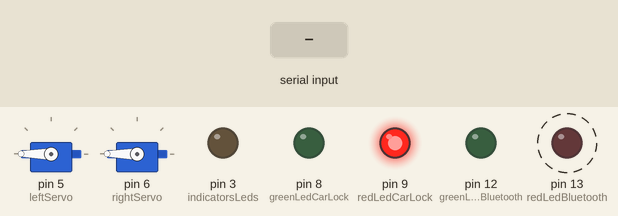
Recording of a sketch running on a simulated Arduino Uno, built with avr-gcc and run on an emulated ATmega328P. Parts: 2 × servo, output pins drawn as LEDs (lit = HIGH). Dashed ring = blinking. Inputs (shaded band) come from the test bench.

Above: at 3.8 s.
3.9 s: "a" received over the second serial link
At 5.0 s:
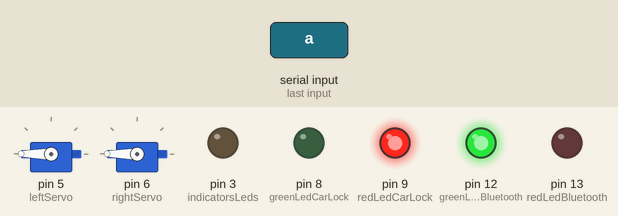
6.1 s: "o" received over the second serial link
At 7.3 s:
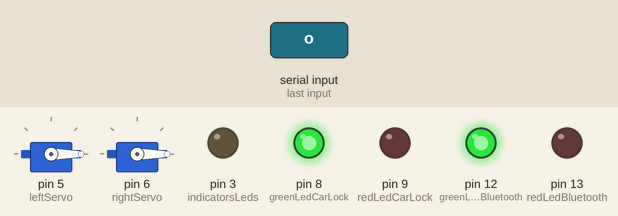
7.6 s: "a" received over the second serial link
At 8.0 s:
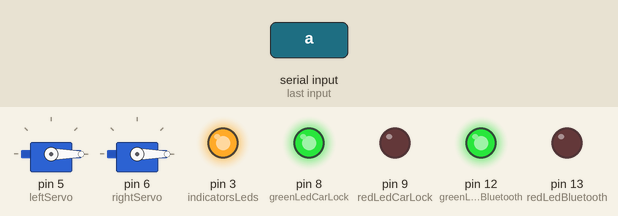
9.7 s: "c" received over the second serial link
At 10.1 s:
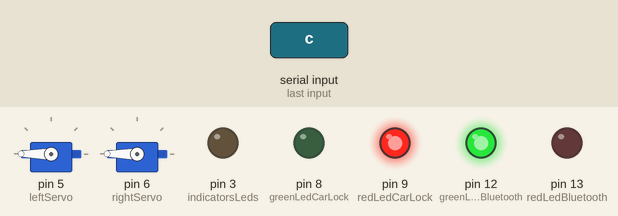
Timing chart, 0 to 12.2 s (numbered marks = the images above; inputs shaded):
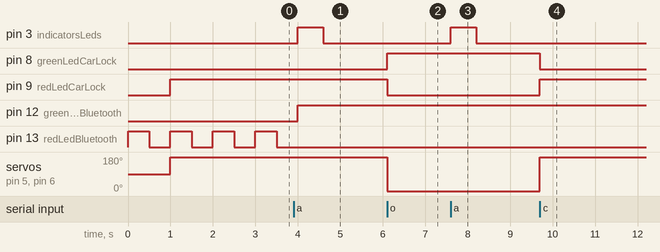

The sketch:

carLockerWithAndroid.ino
```cpp
#include <SoftwareSerial.h>
#include <Servo.h>

//Bluetooth

SoftwareSerial BT(10, 11);
int greenLedBluetooth = 12;
int redLedBluetooth = 13;

//CAR LOCK

int redLedCarLock = 9;
int greenLedCarLock = 8;
Servo leftServo;
Servo rightServo;

//**************************************

//INDICATOR LEDs

int indicatorsLeds = 3;

//**************************************

char a;

//TOKENS

int btConnectionToken = 0;
int carLockToken = 0;

//**************************************

void setup()
{

  leftServo.attach(5);
  rightServo.attach(6);

  pinMode(greenLedBluetooth,OUTPUT);
  pinMode(redLedBluetooth, OUTPUT);
  pinMode(indicatorsLeds,OUTPUT);
  pinMode(redLedCarLock,OUTPUT);
  pinMode(greenLedCarLock,OUTPUT);

  BT.begin(9600);

}

void loop()
{

  carStartStatus();

  if (BT.available())

  {
    a=(BT.read());

    if (a=='a')
    {

      bluetoothConnected();
      BT.print("1");
      welcomeIndicatorLEDsEffect();

    } else if(a=='o'){

      carLockToken = 1;
      openCar();
      BT.print("2");

    } else if(a=='c'){

      carLockToken = 0;
      closeCar();
      BT.print("3");

    }

   }
}

void bluetoothNotConnected(){

digitalWrite(greenLedBluetooth,LOW);
digitalWrite(redLedBluetooth,HIGH);
delay(500);
digitalWrite(redLedBluetooth,LOW);
delay(500);

}

void bluetoothConnected(){

btConnectionToken = 1;
digitalWrite(redLedBluetooth,LOW);
digitalWrite(greenLedBluetooth, HIGH);

}

void carStartStatus() {

  if (btConnectionToken == 0)
  {

    bluetoothNotConnected();

  }

  if (carLockToken == 0) {

    closeCar();

  }

}

void welcomeIndicatorLEDsEffect() {

digitalWrite(indicatorsLeds,HIGH);
delay(600);
digitalWrite(indicatorsLeds,LOW);

}

void openCar(){

digitalWrite(redLedCarLock,LOW);
digitalWrite(greenLedCarLock,HIGH);
leftServo.write(0);
rightServo.write(0);

}

void closeCar(){

digitalWrite(redLedCarLock,HIGH);
digitalWrite(greenLedCarLock,LOW);
leftServo.write(180);
rightServo.write(180);

}
```

Measured:
- after the input at 3.9 s, pin 3 (indicatorsLeds): LOW → HIGH after 0.10 s, → LOW 0.60 s later; pin 12 (greenLedBluetooth): LOW → HIGH after 0.10 s; pin 13 (redLedBluetooth): stops changing and stays LOW
- after the input at 6.1 s, pin 8 (greenLedCarLock): LOW → HIGH at once; pin 9 (redLedCarLock): HIGH → LOW at once; servo on pin 5 (leftServo), servo on pin 6 (rightServo): 180° → 0° at once
- after the input at 7.6 s, pin 3 (indicatorsLeds): LOW → HIGH at once, → LOW 0.60 s later
- after the input at 9.7 s, pin 8 (greenLedCarLock): HIGH → LOW at once; pin 9 (redLedCarLock): LOW → HIGH at once; servo on pin 5 (leftServo), servo on pin 6 (rightServo): 0° → 180° at once
- by itself, pin 13 (redLedBluetooth): alternates HIGH for 0.50 s and LOW for 0.50 s
